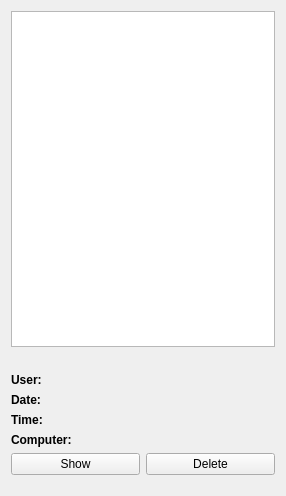
<?xml version="1.0" encoding="UTF-8"?>
<ui version="4.0">
 <class>ScreenshotManagementView</class>
 <widget class="QWidget" name="ScreenshotManagementView">
  <property name="geometry">
   <rect>
    <x>0</x>
    <y>0</y>
    <width>286</width>
    <height>496</height>
   </rect>
  </property>
  <layout class="QVBoxLayout" name="verticalLayout">
   <item>
    <widget class="QListView" name="list">
     <property name="toolTip">
      <string>All screenshots taken by you are listed here. You can take screenshots by clicking the &quot;Screenshot&quot; item in the context menu of a computer. The screenshots can be managed using the buttons below.</string>
     </property>
    </widget>
   </item>
   <item>
    <widget class="QLabel" name="previewLbl">
     <property name="minimumSize">
      <size>
       <width>1</width>
       <height>1</height>
      </size>
     </property>
     <property name="scaledContents">
      <bool>true</bool>
     </property>
    </widget>
   </item>
   <item>
    <layout class="QGridLayout" name="_2" columnstretch="0,1">
     <item row="1" column="1">
      <widget class="QLabel" name="dateLbl"/>
     </item>
     <item row="0" column="0">
      <widget class="QLabel" name="userDescLbl">
       <property name="font">
        <font>
         <weight>75</weight>
         <bold>true</bold>
        </font>
       </property>
       <property name="text">
        <string>User:</string>
       </property>
      </widget>
     </item>
     <item row="0" column="1">
      <widget class="QLabel" name="userLbl"/>
     </item>
     <item row="2" column="1">
      <widget class="QLabel" name="timeLbl"/>
     </item>
     <item row="3" column="0">
      <widget class="QLabel" name="hostDescLbl">
       <property name="font">
        <font>
         <weight>75</weight>
         <bold>true</bold>
        </font>
       </property>
       <property name="text">
        <string>Computer:</string>
       </property>
      </widget>
     </item>
     <item row="1" column="0">
      <widget class="QLabel" name="dateDescLbl">
       <property name="font">
        <font>
         <weight>75</weight>
         <bold>true</bold>
        </font>
       </property>
       <property name="text">
        <string>Date:</string>
       </property>
      </widget>
     </item>
     <item row="3" column="1">
      <widget class="QLabel" name="hostLbl"/>
     </item>
     <item row="2" column="0">
      <widget class="QLabel" name="timeDescLbl">
       <property name="font">
        <font>
         <weight>75</weight>
         <bold>true</bold>
        </font>
       </property>
       <property name="text">
        <string>Time:</string>
       </property>
      </widget>
     </item>
    </layout>
   </item>
   <item>
    <layout class="QHBoxLayout" name="horizontalLayout">
     <item>
      <widget class="QPushButton" name="showBtn">
       <property name="text">
        <string>Show</string>
       </property>
       <property name="icon">
        <iconset resource="../master.qrc">
         <normaloff>:/resources/edit-find.png</normaloff>:/resources/edit-find.png</iconset>
       </property>
       <property name="iconSize">
        <size>
         <width>22</width>
         <height>22</height>
        </size>
       </property>
      </widget>
     </item>
     <item>
      <widget class="QPushButton" name="deleteBtn">
       <property name="text">
        <string>Delete</string>
       </property>
       <property name="icon">
        <iconset resource="../../configurator/veyon-configurator.qrc">
         <normaloff>:/resources/edit-delete.png</normaloff>:/resources/edit-delete.png</iconset>
       </property>
       <property name="iconSize">
        <size>
         <width>22</width>
         <height>22</height>
        </size>
       </property>
      </widget>
     </item>
    </layout>
   </item>
   <item>
    <spacer name="spacer">
     <property name="orientation">
      <enum>Qt::Vertical</enum>
     </property>
     <property name="sizeType">
      <enum>QSizePolicy::Fixed</enum>
     </property>
     <property name="sizeHint" stdset="0">
      <size>
       <width>16</width>
       <height>10</height>
      </size>
     </property>
    </spacer>
   </item>
  </layout>
 </widget>
 <resources>
  <include location="../../configurator/veyon-configurator.qrc"/>
  <include location="../master.qrc"/>
 </resources>
 <connections/>
</ui>
